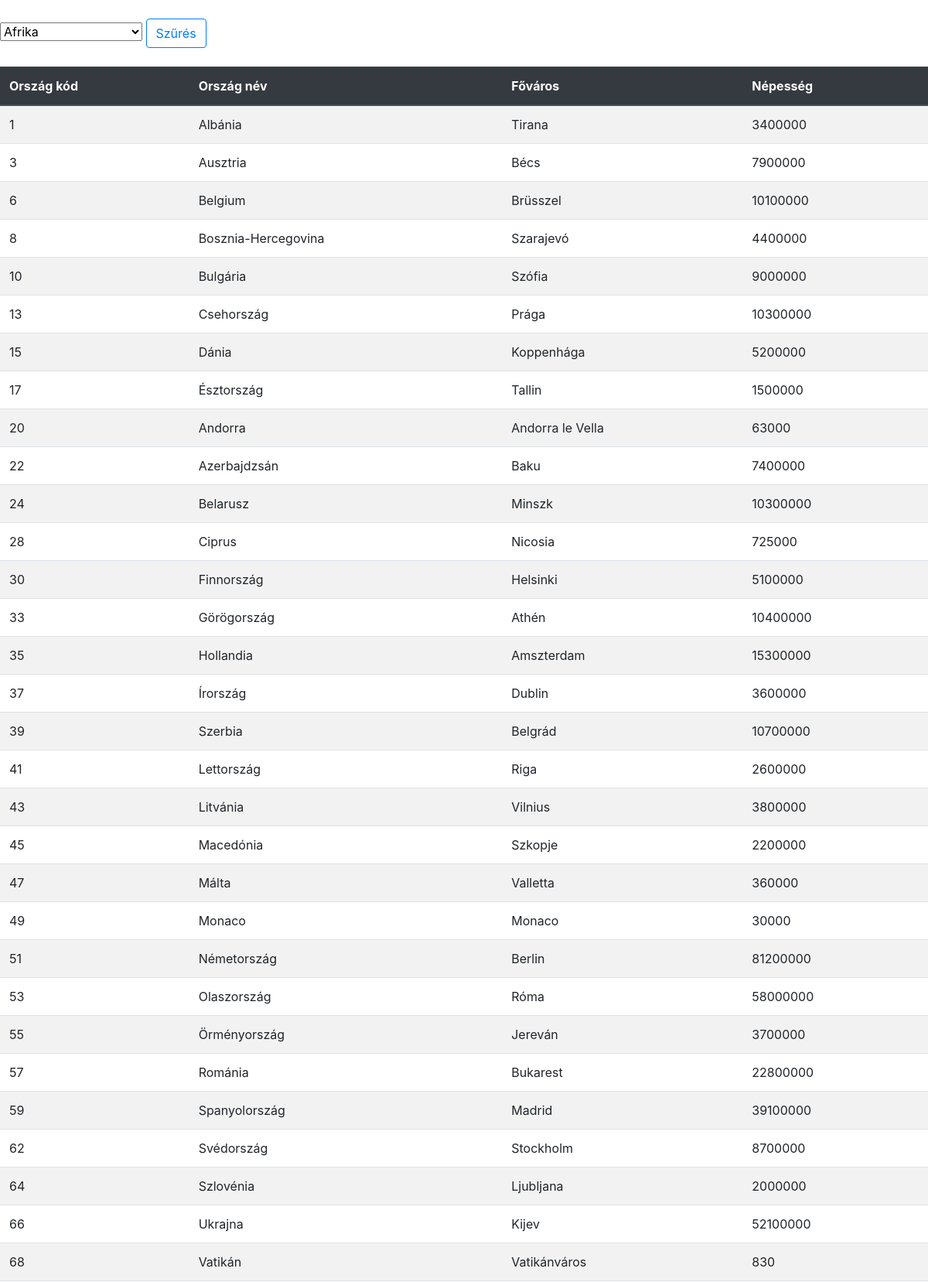
The app's page /index.php?continent=5 (upper part) with its own data.
### tables this page shows
CREATE TABLE `orszagok` (
  `okod` int(11) NOT NULL,
  `onev` varchar(255) NOT NULL,
  `allamkod` int(11) NOT NULL,
  `fovaros` varchar(255) NOT NULL,
  `terulet` int(11) NOT NULL,
  `nepesseg` int(11) NOT NULL,
  `foldreszkod` int(11) NOT NULL,
  `penznemkod` int(11) NOT NULL,
  `gdp` int(11) NOT NULL,
  `novekedes` double NOT NULL,
  `inflacio` double NOT NULL,
  `munkanelkuliseg` double NOT NULL
);

### index.php (the view, shortened to what this page needs)
<?php
    require_once('Connect.php');
    $sql = "SELECT * FROM foldreszek;";
    $result = $connect -> query($sql);
?>
<!DOCTYPE html>
<html lang="hu">
<head>
    <link rel="stylesheet" href="https://stackpath.bootstrapcdn.com/bootstrap/4.3.1/css/bootstrap.min.css">
</head>
<body>
    <br>
    <form action="#" method="get">
        <select name="continent">
        <?php
            while($row = $result->fetch_array()) {
                echo '<option value='.$row[0].'>' . $row[1] . '</option>';
            }
        ?>
        </select>
        <input type="submit" value="Szűrés" class="btn btn-outline-primary">
    </form>
    <br>
    <table class="table table-striped">
        <thead class="thead-dark">
            <tr>
                <th>Ország kód</th>
                <th>Ország név</th>
                <th>Főváros</th>
                <th>Népesség</th>
            </tr>
        </thead>
    <?php
        $sql = "SELECT * FROM orszagok";
        if(isset($_GET['continent'])){
            $sql .= " WHERE foldreszkod=".$_GET['continent'];
        }
        $result = $connect -> query($sql);
        if ($result->num_rows > 0) {
            while($row = $result->fetch_assoc()) {
                echo "<tr><td>" . $row["okod"]. "</td><td>" . $row["onev"]. "</td><td>" . $row["fovaros"]. "</td><td>" . $row["nepesseg"]. "</td></tr>";
            }
        } else {
            echo "0 results";
        }
    ?>
    </table>";
</body>
</html>

### records on screen
orszagok: okod "1", onev "Albánia", fovaros "Tirana", nepesseg "3400000"
orszagok: okod "3", onev "Ausztria", fovaros "Bécs", nepesseg "7900000"
orszagok: okod "6", onev "Belgium", fovaros "Brüsszel", nepesseg "10100000"
orszagok: okod "8", onev "Bosznia-Hercegovina", fovaros "Szarajevó", nepesseg "4400000"
orszagok: okod "10", onev "Bulgária", fovaros "Szófia", nepesseg "9000000"
orszagok: okod "13", onev "Csehország", fovaros "Prága", nepesseg "10300000"
orszagok: okod "15", onev "Dánia", fovaros "Koppenhága", nepesseg "5200000"
orszagok: okod "17", onev "Észtország", fovaros "Tallin", nepesseg "1500000"
orszagok: okod "20", onev "Andorra", fovaros "Andorra le Vella", nepesseg "63000"
orszagok: okod "22", onev "Azerbajdzsán", fovaros "Baku", nepesseg "7400000"
orszagok: okod "24", onev "Belarusz", fovaros "Minszk", nepesseg "10300000"
orszagok: okod "28", onev "Ciprus", fovaros "Nicosia", nepesseg "725000"
orszagok: okod "30", onev "Finnország", fovaros "Helsinki", nepesseg "5100000"
orszagok: okod "33", onev "Görögország", fovaros "Athén", nepesseg "10400000"
orszagok: okod "35", onev "Hollandia", fovaros "Amszterdam", nepesseg "15300000"
orszagok: okod "37", onev "Írország", fovaros "Dublin", nepesseg "3600000"
orszagok: okod "39", onev "Szerbia", fovaros "Belgrád", nepesseg "10700000"
orszagok: okod "41", onev "Lettország", fovaros "Riga", nepesseg "2600000"
orszagok: okod "43", onev "Litvánia", fovaros "Vilnius", nepesseg "3800000"
orszagok: okod "45", onev "Macedónia", fovaros "Szkopje", nepesseg "2200000"
orszagok: okod "47", onev "Málta", fovaros "Valletta", nepesseg "360000"
orszagok: okod "49", onev "Monaco", fovaros "Monaco", nepesseg "30000"
orszagok: okod "51", onev "Németország", fovaros "Berlin", nepesseg "81200000"
orszagok: okod "53", onev "Olaszország", fovaros "Róma", nepesseg "58000000"
orszagok: okod "55", onev "Örményország", fovaros "Jereván", nepesseg "3700000"
orszagok: okod "57", onev "Románia", fovaros "Bukarest", nepesseg "22800000"
orszagok: okod "59", onev "Spanyolország", fovaros "Madrid", nepesseg "39100000"
orszagok: okod "62", onev "Svédország", fovaros "Stockholm", nepesseg "8700000"
orszagok: okod "64", onev "Szlovénia", fovaros "Ljubljana", nepesseg "2000000"
orszagok: okod "66", onev "Ukrajna", fovaros "Kijev", nepesseg "52100000"
orszagok: okod "68", onev "Vatikán", fovaros "Vatikánváros", nepesseg "830"

### other values on screen
form field continent "Afrika"
